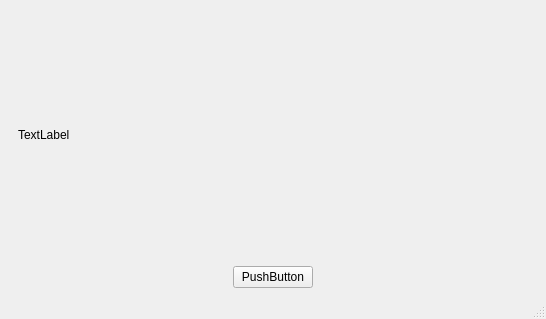
<?xml version="1.0" encoding="UTF-8"?>
<ui version="4.0">
 <class>MainWindow</class>
 <widget class="QMainWindow" name="MainWindow">
  <property name="geometry">
   <rect>
    <x>0</x>
    <y>0</y>
    <width>546</width>
    <height>319</height>
   </rect>
  </property>
  <property name="windowTitle">
   <string>MainWindow</string>
  </property>
  <widget class="QWidget" name="centralwidget">
   <layout class="QVBoxLayout" name="verticalLayout">
    <item>
     <widget class="QStackedWidget" name="sw_video">
      <widget class="QWidget" name="w_video">
       <layout class="QHBoxLayout" name="horizontalLayout_2">
        <item>
         <widget class="Video" name="v_video">
          <property name="text">
           <string>TextLabel</string>
          </property>
         </widget>
        </item>
       </layout>
      </widget>
      <widget class="QWidget" name="page_2"/>
     </widget>
    </item>
    <item>
     <layout class="QHBoxLayout" name="horizontalLayout">
      <item>
       <spacer name="horizontalSpacer">
        <property name="orientation">
         <enum>Qt::Horizontal</enum>
        </property>
        <property name="sizeHint" stdset="0">
         <size>
          <width>40</width>
          <height>20</height>
         </size>
        </property>
       </spacer>
      </item>
      <item>
       <widget class="QPushButton" name="pb_start">
        <property name="text">
         <string>PushButton</string>
        </property>
       </widget>
      </item>
      <item>
       <spacer name="horizontalSpacer_2">
        <property name="orientation">
         <enum>Qt::Horizontal</enum>
        </property>
        <property name="sizeHint" stdset="0">
         <size>
          <width>40</width>
          <height>20</height>
         </size>
        </property>
       </spacer>
      </item>
     </layout>
    </item>
   </layout>
  </widget>
  <widget class="QMenuBar" name="menubar">
   <property name="geometry">
    <rect>
     <x>0</x>
     <y>0</y>
     <width>546</width>
     <height>23</height>
    </rect>
   </property>
  </widget>
  <widget class="QStatusBar" name="statusbar"/>
 </widget>
 <customwidgets>
  <customwidget>
   <class>Video</class>
   <extends>QLabel</extends>
   <header location="global">plib.video</header>
  </customwidget>
 </customwidgets>
 <resources/>
 <connections/>
</ui>
